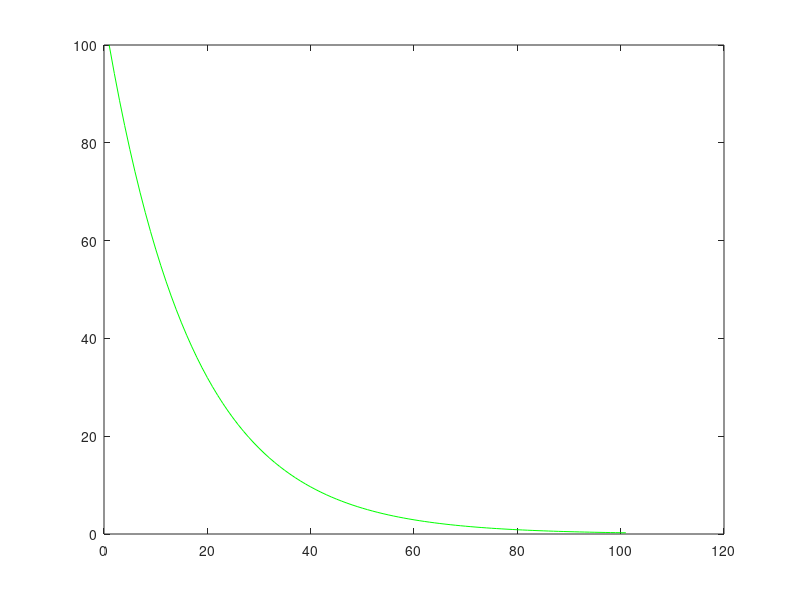

Write the MATLAB code that produced this figure. (Note: this script raises an error after producing the figure.)
%LTI OF RC CIRCUIT
R = 10e3; 
C = 1e-6;
num = 1;
den = [R*C 1]; %RC circuit formula
[z,p,k] = tf2zp(num,den);
sys=tf(num,den); %usign Transfer Function
ir_system=impulse(sys);
[mag,phase]=bode(sys);
ylabel('Magnitude');
xlabel('Time');
title('LTI of RC circuit');
plot(ir_system,'g');
t = 0:.001:.1;
Vin=t<0.05;
% Response of circuit for square wave
lsim(num,den,Vin,t);
title('LTI of RC circuit');
